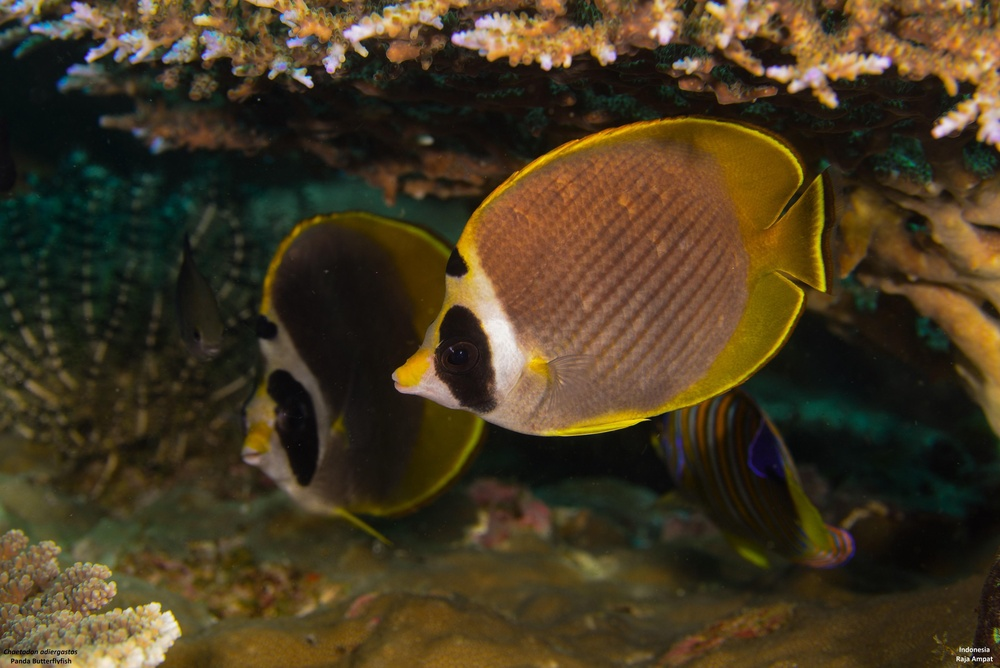
#> input picture images_fishbase_usercontrib/Chaetodon_adiergastos_FishBaseUser_1577140803_172.68.102.30.jpg, 1000 x 668 px, shrunk from 4196 x 2801 before the run, given in place of Amphichaetodon_howensis_Bishop_472868867.png, which was not available
$ python test_perspective_warp.py
#> lines starting #> are read from the running program, lines starting #| are printed output that depends on the picture; after the words box and inside, x2 and y2 are one past the last pixel; in counts of white or black regions, pixels touching at a corner belong together; long printed decimals are rounded; pictures that were not available may be replaced by others from this repository, and a replacement may not be noted
#| Image size: (1000, 668)
#!/usr/bin/env python3
"""
Headless test to debug perspective warp with and without offset (click-drag).
Tests whether applying offset before perspective warp causes issues.
"""

import numpy as np
import cv2
from PIL import Image
import os

# Test image
TEST_IMAGE = "/Users/michaelalfaro/Dropbox/git/downloading-fish-images-2026/analysis/approach_1_gmm/segmented/Amphichaetodon_howensis/Amphichaetodon_howensis_Bishop_472868867.png"
OUTPUT_DIR = "/Users/michaelalfaro/Dropbox/git/downloading-fish-images-2026/test_perspective_output"

os.makedirs(OUTPUT_DIR, exist_ok=True)


def apply_perspective_correction(img, dorsal_ventral_angle, head_tail_angle=0):
    """Apply perspective correction - same logic as review_app.py

    Maps FROM a trapezoid source TO a rectangle destination.
    This keeps the center fixed while warping the edges.
    """
#> called with dorsal_ventral_angle = 20, head_tail_angle = 15
    import math

    if dorsal_ventral_angle == 0 and head_tail_angle == 0:
        return img

    arr = np.array(img)
    h, w = arr.shape[:2]
    cx, cy = w / 2.0, h / 2.0

    # Warp strength
    max_warp = 0.20
    dv_norm = max(-1, min(1, dorsal_ventral_angle / 30.0))
    ht_norm = max(-1, min(1, head_tail_angle / 30.0))

    dv_squeeze = dv_norm * max_warp
    ht_squeeze = ht_norm * max_warp

    # Calculate insets for source trapezoid
    top_inset = cx * dv_squeeze
    bottom_inset = -cx * dv_squeeze
    left_inset = cy * ht_squeeze
    right_inset = -cy * ht_squeeze

    # SOURCE: Trapezoid (where we sample from)
    src_pts = np.float32([
        [top_inset, left_inset],
        [w - 1 - top_inset, right_inset],
        [bottom_inset, h - 1 - left_inset],
        [w - 1 - bottom_inset, h - 1 - right_inset]
    ])

    # DESTINATION: Rectangle (output shape)
    dst_pts = np.float32([
        [0, 0],
        [w - 1, 0],
        [0, h - 1],
        [w - 1, h - 1]
    ])

    print(f"  Perspective: DV={dorsal_ventral_angle}° HT={head_tail_angle}°")
    print(f"  Src trapezoid: TL={src_pts[0]}, TR={src_pts[1]}, BL={src_pts[2]}, BR={src_pts[3]}")
#|   Src trapezoid: TL=[66.667 33.4     ], TR=[932.3333 -33.4   ], BL=[-66.667 633.6     ], BR=[1065.6666  700.4   ]

    matrix = cv2.getPerspectiveTransform(src_pts, dst_pts)
    result = cv2.warpPerspective(arr, matrix, (w, h),
                                 borderMode=cv2.BORDER_CONSTANT,
                                 borderValue=(0, 0, 0, 0))

    return Image.fromarray(result)


def apply_offset(img, offset_x, offset_y):
    """Apply translation offset - same logic as review_app.py"""
    arr = np.array(img)
    h, w = arr.shape[:2]
    M = np.float32([[1, 0, offset_x], [0, 1, offset_y]])
    translated = cv2.warpAffine(arr, M, (w, h),
                                borderMode=cv2.BORDER_CONSTANT,
                                borderValue=(0, 0, 0, 0))
    print(f"  Offset: X={offset_x}, Y={offset_y}")
    return Image.fromarray(translated)


def save_preview(img, filename):
    """Save image with gray background for visibility"""
#> called with filename = 'test1_perspective_only.png'
    arr = np.array(img, dtype=np.float32)
    rgb = arr[:, :, :3]
    alpha = (arr[:, :, 3] / 255.0)[:, :, np.newaxis]
    bg = 180.0
    result = (rgb * alpha + bg * (1.0 - alpha)).astype(np.uint8)
#> result: shape (668, 1000, 3)
    out = Image.fromarray(result)
    out.save(os.path.join(OUTPUT_DIR, filename))
    print(f"  Saved: {filename}")


def test_pipeline():
    """Test different orderings of perspective and offset"""
    print(f"Loading: {TEST_IMAGE}")
    img = Image.open(TEST_IMAGE).convert("RGBA")
    print(f"Image size: {img.size}")

    # Test parameters
    dv_tilt = 20  # Dorsal-ventral tilt
    ht_tilt = 15  # Head-tail tilt
    offset_x = 50  # Simulated drag offset
    offset_y = -30

    print("\n" + "="*60)
    print("TEST 1: No offset, just perspective warp")
    print("="*60)
    result1 = apply_perspective_correction(img, dv_tilt, ht_tilt)
    save_preview(result1, "test1_perspective_only.png")

    print("\n" + "="*60)
    print("TEST 2: Perspective FIRST, then offset (current app order)")
    print("="*60)
    result2a = apply_perspective_correction(img, dv_tilt, ht_tilt)
#|   Src trapezoid: TL=[66.667 33.4     ], TR=[932.3333 -33.4   ], BL=[-66.667 633.6     ], BR=[1065.6666  700.4   ]
    result2b = apply_offset(result2a, offset_x, offset_y)
    save_preview(result2b, "test2_perspective_then_offset.png")

    print("\n" + "="*60)
    print("TEST 3: Offset FIRST, then perspective")
    print("="*60)
    result3a = apply_offset(img, offset_x, offset_y)
    result3b = apply_perspective_correction(result3a, dv_tilt, ht_tilt)
#|   Src trapezoid: TL=[66.667 33.4     ], TR=[932.3333 -33.4   ], BL=[-66.667 633.6     ], BR=[1065.6666  700.4   ]
    save_preview(result3b, "test3_offset_then_perspective.png")

    print("\n" + "="*60)
    print("TEST 4: Combined in single transform matrix")
    print("="*60)
    # Build a combined perspective + translation matrix
    arr = np.array(img)
    h, w = arr.shape[:2]

    max_warp = 0.25
    dv_norm = dv_tilt / 30.0
    ht_norm = ht_tilt / 30.0
    dv_inset = (w / 2.0) * dv_norm * max_warp
    ht_inset = (h / 2.0) * ht_norm * max_warp

    # Source: rectangle
    src_pts = np.float32([
        [0, 0],
        [w - 1, 0],
        [0, h - 1],
        [w - 1, h - 1]
    ])

    # Destination: warped + offset (add offset to all corners)
    dst_pts = np.float32([
        [0 + dv_inset + offset_x, 0 + ht_inset + offset_y],
        [w - 1 - dv_inset + offset_x, 0 - ht_inset + offset_y],
        [0 - dv_inset + offset_x, h - 1 - ht_inset + offset_y],
        [w - 1 + dv_inset + offset_x, h - 1 + ht_inset + offset_y]
    ])

    print(f"  Combined: perspective + offset in one matrix")
    print(f"  Dst corners: TL={dst_pts[0]}, TR={dst_pts[1]}, BL={dst_pts[2]}, BR={dst_pts[3]}")
#|   Dst corners: TL=[133.333  11.75   ], TR=[965.6667 -71.75  ], BL=[-33.333 595.25    ], BR=[1132.3334  678.75  ]

    matrix = cv2.getPerspectiveTransform(src_pts, dst_pts)
    result4 = cv2.warpPerspective(arr, matrix, (w, h),
                                  borderMode=cv2.BORDER_CONSTANT,
                                  borderValue=(0, 0, 0, 0))
    save_preview(Image.fromarray(result4), "test4_combined_transform.png")

    print("\n" + "="*60)
    print("TEST 5: No perspective, just offset (for comparison)")
    print("="*60)
    result5 = apply_offset(img, offset_x, offset_y)
    save_preview(result5, "test5_offset_only.png")
#> in save_preview (call 5), `alpha = (arr[:, :, 3] / 255.0)[:, :, np.newaxis]`:
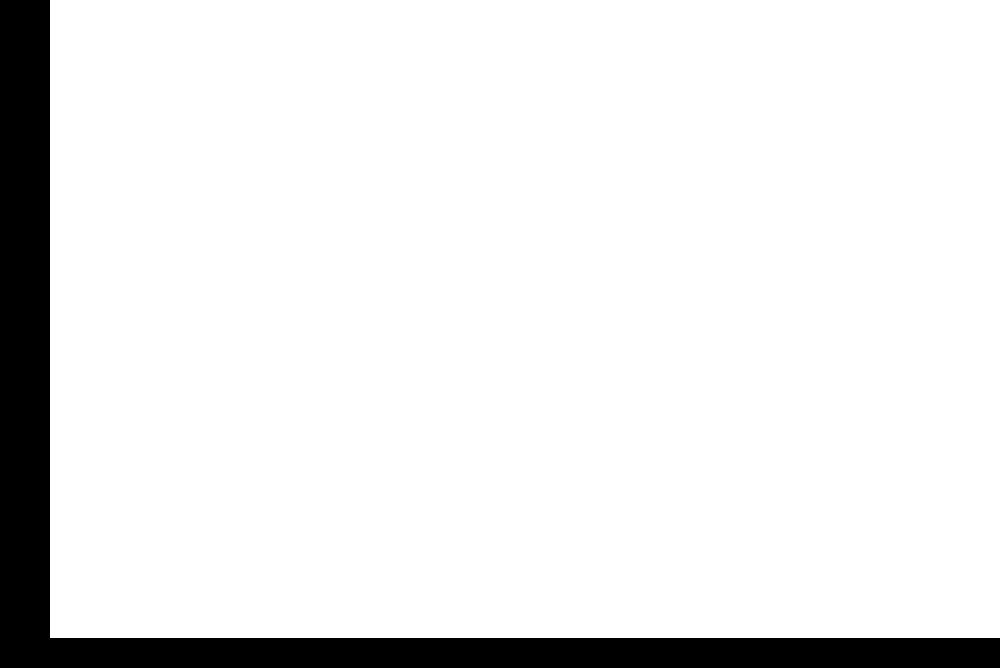
#> alpha: shape (668, 1000, 1) float32; values 0 (black) and 1 (white), 90.7% white; 1 black region, box (x1, y1, x2, y2) and area: (0, 0, 1000, 668) 61900

    print("\n" + "="*60)
    print("COMPARISON: Check if Test 1 and Test 2 have same warp shape")
    print("="*60)
    # Compare the actual fish pixels (ignoring position)
    arr1 = np.array(result1)
    arr2a = np.array(result2a)  # Before offset was applied

    # They should be identical
    if np.array_equal(arr1, arr2a):
        print("  ✓ Test 1 and Test 2 (before offset) are IDENTICAL")
    else:
        diff = np.abs(arr1.astype(float) - arr2a.astype(float)).mean()
        print(f"  ✗ Test 1 and Test 2 differ! Mean diff: {diff:.4f}")

    print("\n" + "="*60)
    print(f"All outputs saved to: {OUTPUT_DIR}")
    print("="*60)


def test_canvas_placement():
    """Test the actual canvas placement logic from review_app.py"""
    print("\n" + "="*60)
    print("TEST 6: Simulating review_app.py canvas placement")
    print("="*60)

    img = Image.open(TEST_IMAGE).convert("RGBA")

    # Simulate rotation (just use original for simplicity)
    rotated = img

    dv_tilt = 20
    ht_tilt = 15
    offset_x = 50
    offset_y = -30
    scale = 100
    canvas_size = 800

    print(f"\n--- Test 6a: Perspective, then place on canvas with offset ---")
    # This is what review_app.py currently does
    fish_with_perspective = apply_perspective_correction(rotated, dv_tilt, ht_tilt)
#|   Src trapezoid: TL=[66.667 33.4     ], TR=[932.3333 -33.4   ], BL=[-66.667 633.6     ], BR=[1065.6666  700.4   ]

    # Scale
    fish_img = fish_with_perspective
    if scale != 100:
        w, h = fish_img.size
        scale_factor = scale / 100.0
        new_w = max(1, int(w * scale_factor))
        new_h = max(1, int(h * scale_factor))
        fish_img = fish_img.resize((new_w, new_h), Image.LANCZOS)

    # Create canvas and place fish
    canvas = Image.new('RGBA', (canvas_size, canvas_size), (0, 0, 0, 0))
#> canvas: PIL image 800x800 RGBA; every value is 0
    fish_w, fish_h = fish_img.size
    base_x = (canvas_size - fish_w) // 2
    base_y = (canvas_size - fish_h) // 2
    paste_x = base_x + int(offset_x)
    paste_y = base_y + int(offset_y)

    print(f"  Canvas: {canvas_size}x{canvas_size}")
    print(f"  Fish: {fish_w}x{fish_h}")
#|   Fish: 1000x668
    print(f"  Base position: ({base_x}, {base_y})")
#|   Base position: (-100, 66)
    print(f"  With offset: ({paste_x}, {paste_y})")
#|   With offset: (-50, 36)

    # Paste fish onto canvas
    fish_arr = np.array(fish_img)
    canvas_arr = np.array(canvas)

    src_x1 = max(0, -paste_x)
    src_y1 = max(0, -paste_y)
    src_x2 = min(fish_w, canvas_size - paste_x)
    src_y2 = min(fish_h, canvas_size - paste_y)

    dst_x1 = max(0, paste_x)
    dst_y1 = max(0, paste_y)
    dst_x2 = dst_x1 + (src_x2 - src_x1)
    dst_y2 = dst_y1 + (src_y2 - src_y1)

    if src_x2 > src_x1 and src_y2 > src_y1:
        fish_region = fish_arr[src_y1:src_y2, src_x1:src_x2]
        canvas_arr[dst_y1:dst_y2, dst_x1:dst_x2] = fish_region

    save_preview(Image.fromarray(canvas_arr), "test6a_perspective_then_canvas_offset.png")

    print(f"\n--- Test 6b: Place on canvas with offset, THEN perspective ---")
    # Alternative: place first, then warp entire canvas
    canvas2 = Image.new('RGBA', (canvas_size, canvas_size), (0, 0, 0, 0))
    fish_arr2 = np.array(rotated)
    canvas_arr2 = np.array(canvas2)

    fish_w2, fish_h2 = rotated.size
    base_x2 = (canvas_size - fish_w2) // 2
    base_y2 = (canvas_size - fish_h2) // 2
    paste_x2 = base_x2 + int(offset_x)
    paste_y2 = base_y2 + int(offset_y)

    src_x1 = max(0, -paste_x2)
    src_y1 = max(0, -paste_y2)
    src_x2 = min(fish_w2, canvas_size - paste_x2)
    src_y2 = min(fish_h2, canvas_size - paste_y2)

    dst_x1 = max(0, paste_x2)
    dst_y1 = max(0, paste_y2)
    dst_x2 = dst_x1 + (src_x2 - src_x1)
    dst_y2 = dst_y1 + (src_y2 - src_y1)

    if src_x2 > src_x1 and src_y2 > src_y1:
        fish_region = fish_arr2[src_y1:src_y2, src_x1:src_x2]
        canvas_arr2[dst_y1:dst_y2, dst_x1:dst_x2] = fish_region
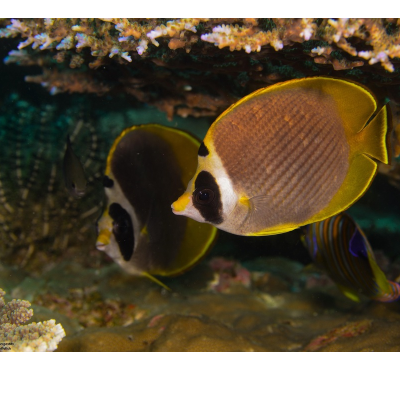
#> canvas_arr2: shape (800, 800, 4) (shown at 1/2 size); mean R, G, B, A 60.5, 48.8, 28.2, 212.9; transparent parts drawn white

    canvas_with_fish = Image.fromarray(canvas_arr2)

    # NOW apply perspective to the entire canvas
    result = apply_perspective_correction(canvas_with_fish, dv_tilt, ht_tilt)
#|   Src trapezoid: TL=[53.333 40.      ], TR=[745.6667 -40.    ], BL=[-53.333 759.      ], BR=[852.3333 839.    ]
    save_preview(result, "test6b_canvas_offset_then_perspective.png")
#> in save_preview (call 7), `rgb = arr[:, :, :3]`:
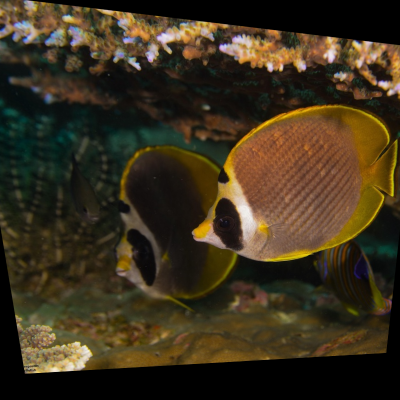
#> rgb: shape (800, 800, 3) float32 (shown at 1/2 size); mean R, G, B 60, 48.9, 29.1

    print(f"\n--- Test 6c: No offset, perspective on canvas ---")
    # Place fish at center (no offset), then perspective
    canvas3 = Image.new('RGBA', (canvas_size, canvas_size), (0, 0, 0, 0))
    fish_arr3 = np.array(rotated)
    canvas_arr3 = np.array(canvas3)

    fish_w3, fish_h3 = rotated.size
    paste_x3 = (canvas_size - fish_w3) // 2  # Centered, no offset
    paste_y3 = (canvas_size - fish_h3) // 2

    src_x1 = max(0, -paste_x3)
    src_y1 = max(0, -paste_y3)
    src_x2 = min(fish_w3, canvas_size - paste_x3)
    src_y2 = min(fish_h3, canvas_size - paste_y3)

    dst_x1 = max(0, paste_x3)
    dst_y1 = max(0, paste_y3)
    dst_x2 = dst_x1 + (src_x2 - src_x1)
    dst_y2 = dst_y1 + (src_y2 - src_y1)

    if src_x2 > src_x1 and src_y2 > src_y1:
        fish_region = fish_arr3[src_y1:src_y2, src_x1:src_x2]
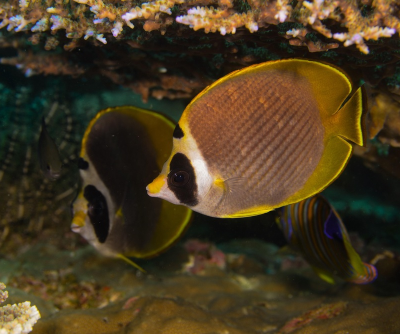
#> fish_region: shape (668, 800, 4) (shown at 1/2 size); mean R, G, B, A 71.9, 57.3, 32.7, 255
        canvas_arr3[dst_y1:dst_y2, dst_x1:dst_x2] = fish_region
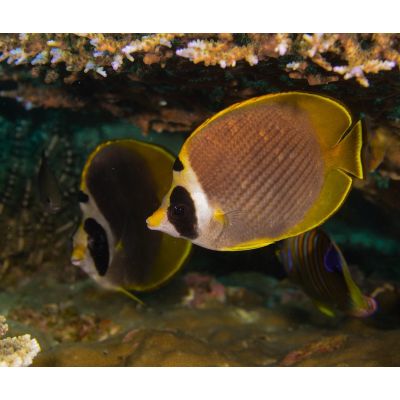
#> canvas_arr3: shape (800, 800, 4) (shown at 1/2 size); mean R, G, B, A 60, 47.8, 27.3, 212.9; transparent parts drawn white

    canvas_centered = Image.fromarray(canvas_arr3)
    result_centered = apply_perspective_correction(canvas_centered, dv_tilt, ht_tilt)
#|   Src trapezoid: TL=[53.333 40.      ], TR=[745.6667 -40.    ], BL=[-53.333 759.      ], BR=[852.3333 839.    ]
    save_preview(result_centered, "test6c_centered_then_perspective.png")
#> in save_preview (call 8), `alpha = (arr[:, :, 3] / 255.0)[:, :, np.newaxis]`:
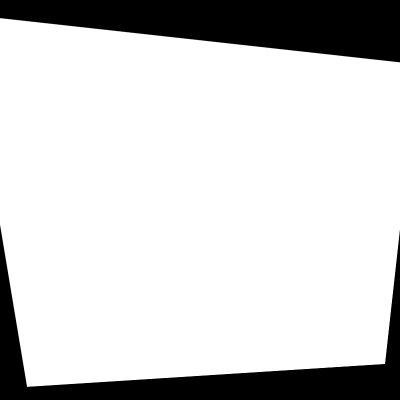
#> alpha: shape (800, 800, 1) float32 (shown at 1/2 size); min 0, max 1, mean 0.819
#> in save_preview (call 8), `result = (rgb * alpha + bg * (1.0 - alpha)).astype(np.uint8)`:
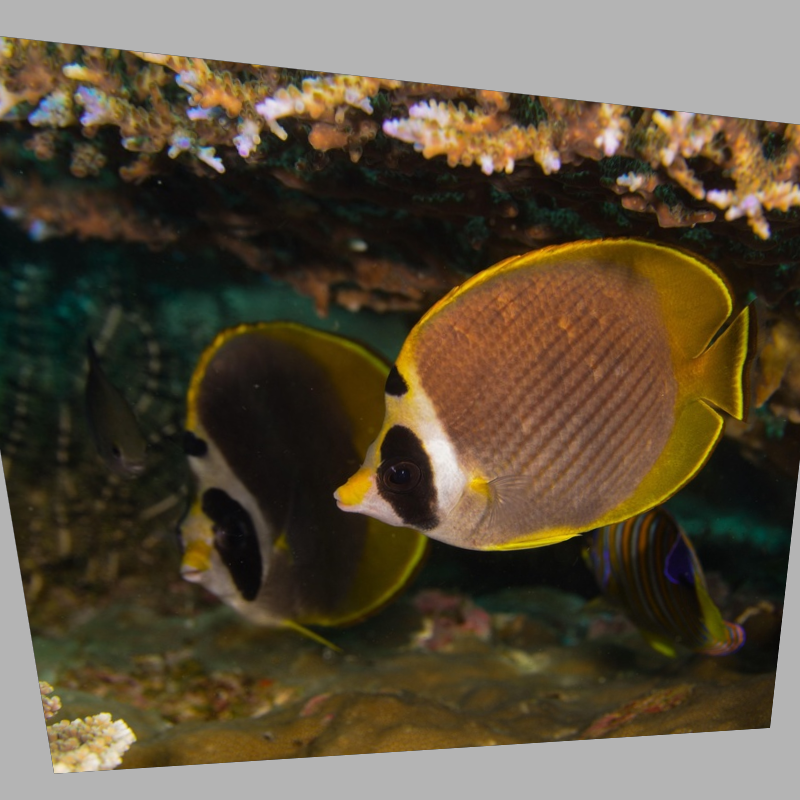
#> result: shape (800, 800, 3); mean R, G, B 91.3, 79.6, 60.1

    print("\n" + "="*60)
    print("ANALYSIS:")
    print("- Test 6a: Current app behavior - warp fish, then place with offset")
    print("- Test 6b: Alternative - place with offset, then warp entire canvas")
    print("- Test 6c: Centered fish, then warp canvas (warp around canvas center)")
    print("")
    print("If 6b and 6c show proper warping around canvas center,")
    print("then we need to apply perspective AFTER placing on canvas.")
    print("="*60)


def test_sequential_drag_and_warp():
    """
    Test the real-world scenario:
    1. User drags to position fish (offset1)
    2. User applies warp (tilt1)
    3. User drags again to reposition (offset2)
    4. User adjusts warp (tilt2)

    Each preview request sends the CUMULATIVE state, not incremental changes.
    So we simulate what the app does for each preview.
    """
    print("\n" + "="*60)
    print("TEST 7: Sequential drag and warp (simulating user interaction)")
    print("="*60)

    img = Image.open(TEST_IMAGE).convert("RGBA")
    canvas_size = 800

    def simulate_preview(fish_img, offset_x, offset_y, dv_tilt, ht_tilt, label):
        """Simulate what review_app.py does for each preview request"""
#> called with offset_x = 0, offset_y = 0, dv_tilt = 0, ht_tilt = 0, label = 'Step 1: Initial (centered, no warp)'
        print(f"\n--- {label} ---")
        print(f"  State: offset=({offset_x}, {offset_y}), DV={dv_tilt}°, HT={ht_tilt}°")

        # 1. Create canvas
        canvas = Image.new('RGBA', (canvas_size, canvas_size), (0, 0, 0, 0))

        # 2. Place fish on canvas with offset
        fish_arr = np.array(fish_img)
        canvas_arr = np.array(canvas)
        fish_w, fish_h = fish_img.size

        base_x = (canvas_size - fish_w) // 2
        base_y = (canvas_size - fish_h) // 2
        paste_x = base_x + int(offset_x)
        paste_y = base_y + int(offset_y)

        src_x1 = max(0, -paste_x)
        src_y1 = max(0, -paste_y)
        src_x2 = min(fish_w, canvas_size - paste_x)
        src_y2 = min(fish_h, canvas_size - paste_y)

        dst_x1 = max(0, paste_x)
        dst_y1 = max(0, paste_y)
        dst_x2 = dst_x1 + (src_x2 - src_x1)
        dst_y2 = dst_y1 + (src_y2 - src_y1)

        if src_x2 > src_x1 and src_y2 > src_y1:
            fish_region = fish_arr[src_y1:src_y2, src_x1:src_x2]
            canvas_arr[dst_y1:dst_y2, dst_x1:dst_x2] = fish_region

        canvas_with_fish = Image.fromarray(canvas_arr)

        # 3. Apply perspective to entire canvas (around canvas center)
        if dv_tilt != 0 or ht_tilt != 0:
            canvas_with_fish = apply_perspective_correction(canvas_with_fish, dv_tilt, ht_tilt)

        return canvas_with_fish

    # Simulate user interaction sequence:

    # Step 1: Initial preview (centered, no warp)
    result1 = simulate_preview(img, 0, 0, 0, 0, "Step 1: Initial (centered, no warp)")
    save_preview(result1, "test7_step1_initial.png")

    # Step 2: User drags fish to new position
    result2 = simulate_preview(img, 80, -50, 0, 0, "Step 2: After first drag (offset only)")
    save_preview(result2, "test7_step2_first_drag.png")

    # Step 3: User applies warp at that position
    result3 = simulate_preview(img, 80, -50, 20, 10, "Step 3: After first warp (DV=20, HT=10)")
#|   Src trapezoid: TL=[53.333 26.667], TR=[745.6667   -26.667], BL=[-53.333 772.3333  ], BR=[852.3333 825.6667]
    save_preview(result3, "test7_step3_first_warp.png")

    # Step 4: User drags again (warp values unchanged, position changes)
    result4 = simulate_preview(img, -30, 60, 20, 10, "Step 4: After second drag (new position, same warp)")
#|   Src trapezoid: TL=[53.333 26.667], TR=[745.6667   -26.667], BL=[-53.333 772.3333  ], BR=[852.3333 825.6667]
    save_preview(result4, "test7_step4_second_drag.png")

    # Step 5: User adjusts warp at new position
    result5 = simulate_preview(img, -30, 60, -15, 25, "Step 5: After second warp adjustment")
#|   Src trapezoid: TL=[-40.        66.667], TR=[839.       -66.667], BL=[ 40.     732.3333], BR=[759.     865.6667]
    save_preview(result5, "test7_step5_second_warp.png")

    print("\n" + "="*60)
    print("EXPECTED BEHAVIOR:")
    print("- Step 1-2: Fish moves, no warp visible")
    print("- Step 3: Warp applied around CANVAS center (red axes)")
    print("         Fish is offset, so it warps asymmetrically relative to itself")
    print("         but symmetrically relative to canvas center")
    print("- Step 4: Fish moves to new position, SAME warp around canvas center")
    print("- Step 5: Different warp, still around canvas center")
    print("")
    print("KEY INSIGHT: The warp is ALWAYS around canvas center (400,400),")
    print("not around the fish. So moving the fish changes how the warp")
    print("affects it visually, but the warp axes stay fixed.")
    print("="*60)


if __name__ == "__main__":
    test_pipeline()
    test_canvas_placement()
    test_sequential_drag_and_warp()
